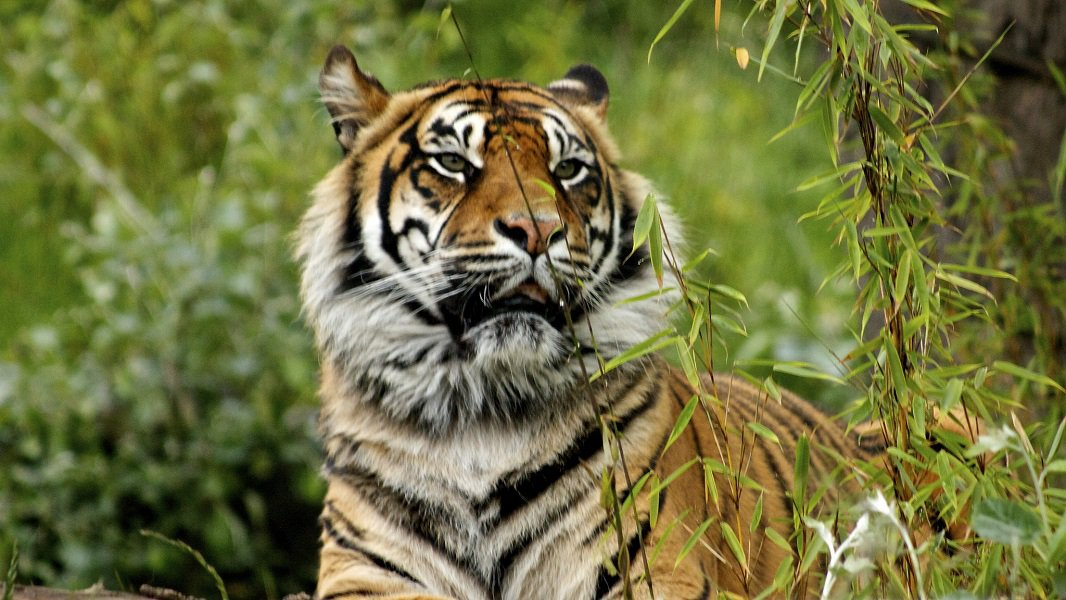
#> input picture Lab3/tiger.jpg, 1066 x 600 px
$ python task3.py
#> lines starting #> are read from the running program, lines starting #| are printed output that depends on the picture
import matplotlib.pyplot as plt
from skimage import io
from sklearn.cluster import MiniBatchKMeans

tiger = io.imread('tiger.jpg')
#> tiger is the input picture: shape (600, 1066, 3); mean R, G, B 112.1, 114.2, 63.3
ax = plt.axes(xticks=[], yticks=[])
ax.imshow(tiger)
print(tiger.shape)
#| (600, 1066, 3)

data = tiger / 255.0  # use 0...1 scale
data = data.reshape(600 * 1066, 3)

kmeans = MiniBatchKMeans(16)
kmeans.fit(data)
new_colors = kmeans.cluster_centers_[kmeans.predict(data)]

china_recolored = new_colors.reshape(tiger.shape)
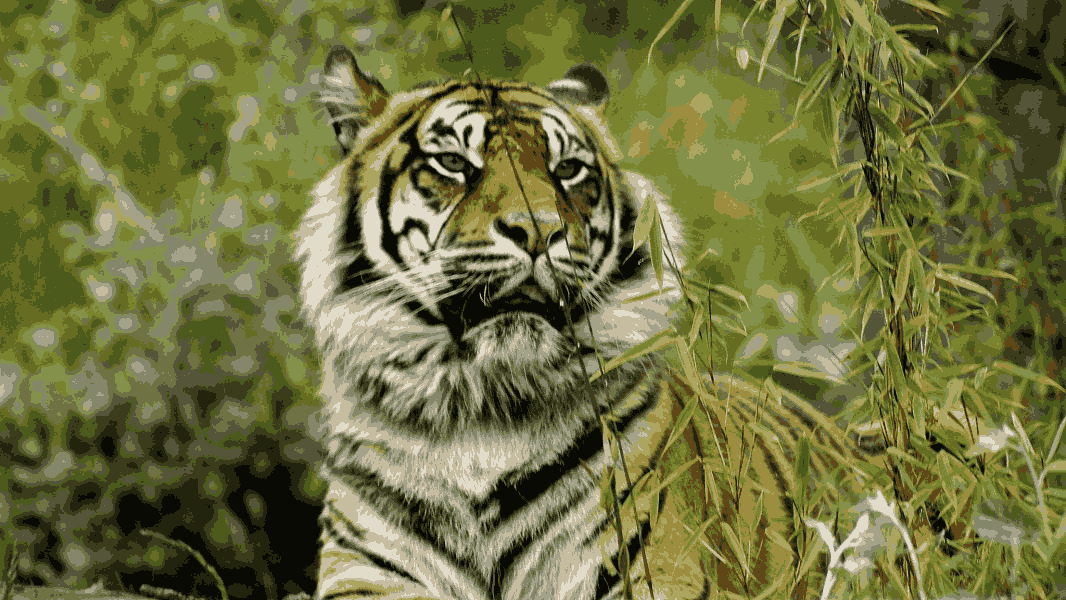
#> china_recolored: shape (600, 1066, 3) float64; mean R, G, B 0.438, 0.447, 0.247

fig, ax = plt.subplots(1, 2, figsize=(16, 6),
                       subplot_kw=dict(xticks=[], yticks=[]))
fig.subplots_adjust(wspace=0.05)
ax[0].imshow(tiger)
ax[0].set_title('Original Image', size=16)
ax[1].imshow(china_recolored)
ax[1].set_title('16-color Image', size=16)
plt.show()
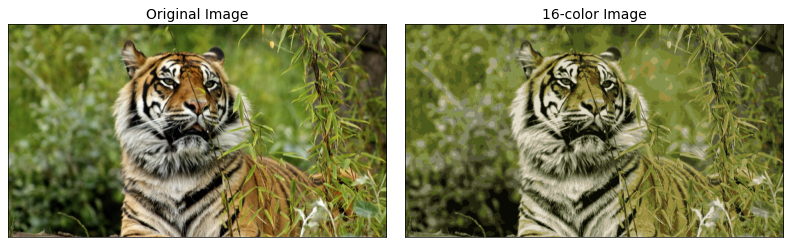
#> figure drawn by matplotlib, 2 panels
